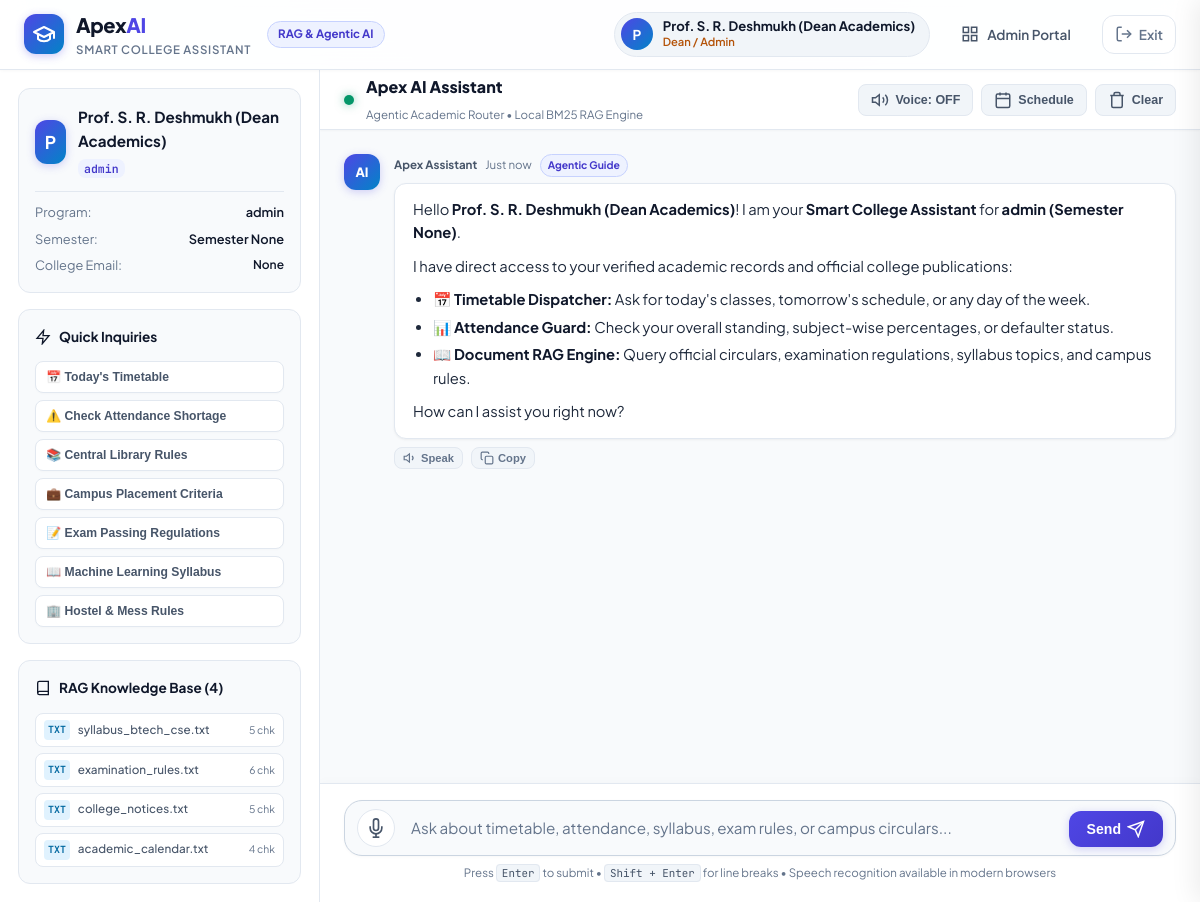
The page /chat (signed in) on the database its author committed.
### tables this page shows
CREATE TABLE uploaded_documents (
                id INTEGER PRIMARY KEY AUTOINCREMENT,
                filename TEXT NOT NULL,
                original_name TEXT NOT NULL,
                file_type TEXT NOT NULL,
                file_size INTEGER NOT NULL,
                upload_date TEXT NOT NULL,
                chunk_count INTEGER NOT NULL DEFAULT 0
            );

### app.py (the view)
@app.route("/chat")
@login_required
def chat_dashboard():
    student_id = session.get("user_id")
    role = session.get("role")
    attendance_data = None
    timetable_data = None
    if role == "student":
        attendance_data = get_student_attendance(student_id)
        timetable_data = get_timetable_for_student(student_id)
    documents = list_all_documents()
    return render_template(
        "chat.html",
        attendance=attendance_data,
        timetable=timetable_data,
        documents=documents
    )

### app.py (called while the page is built)
def login_required(f):
    @wraps(f)
    def decorated_function(*args, **kwargs):
        if "user_id" not in session:
            flash("Please sign in to access the Smart College Assistant.", "warning")
            return redirect(url_for("login"))
        return f(*args, **kwargs)
    return decorated_function

@app.context_processor
def inject_user_context():
    return {
        "current_user": {
            "is_authenticated": "user_id" in session,
            "id": session.get("user_id"),
            "name": session.get("name"),
            "role": session.get("role"),
            "class_name": session.get("class_name"),
            "semester": session.get("semester"),
            "email": session.get("email")
        }
    }

### database/db.py (called while the page is built)
@contextmanager
def get_db():
    conn = sqlite3.connect(Config.DATABASE_PATH)
    conn.row_factory = sqlite3.Row
    conn.execute("PRAGMA foreign_keys = ON")
    try:
        yield conn
    finally:
        conn.close()

### services/document_service.py (called while the page is built)
def list_all_documents():
    with get_db() as conn:
        cursor = conn.cursor()
        cursor.execute("""
            SELECT id, filename, original_name, file_type, file_size, upload_date, chunk_count
            FROM uploaded_documents
            ORDER BY id DESC
        """)
        return [dict(r) for r in cursor.fetchall()]

### templates/chat.html (shortened to what this page needs)
{% extends "base.html" %}
{% block content %}
<div class="chat-layout">
    <aside class="chat-sidebar">
        <div class="sidebar-card student-card">
            <div class="student-card-header">
                <div class="student-avatar">{{ current_user.name[:1] | upper }}</div>
                <div class="student-meta">
                    <h3 class="student-name">{{ current_user.name }}</h3>
                    <span class="student-id-tag">{{ current_user.id }}</span>
                </div>
            </div>
            <div class="student-card-details">
                <div class="detail-row">
                    <span class="detail-label">Program:</span>
                    <span class="detail-val">{{ current_user.class_name }}</span>
                </div>
                <div class="detail-row">
                    <span class="detail-label">Semester:</span>
                    <span class="detail-val">Semester {{ current_user.semester }}</span>
                </div>
                <div class="detail-row">
                    <span class="detail-label">College Email:</span>
                    <span class="detail-val email-text">{{ current_user.email }}</span>
                </div>
            </div>
        </div>
        <div class="sidebar-card prompts-card">
            <div class="sidebar-card-title">
                <div class="title-with-icon">
                    <svg width="16" height="16" viewBox="0 0 24 24" fill="none" stroke="currentColor" stroke-width="2">
                        <polygon points="13 2 3 14 12 14 11 22 21 10 12 10 13 2"></polygon>
                    </svg>
                    <span>Quick Inquiries</span>
                </div>
            </div>
            <div class="prompt-chips">
                <button type="button" class="prompt-chip" onclick="sendQuickPrompt('What is my timetable for today?')">
                    📅 Today's Timetable
                </button>
                <button type="button" class="prompt-chip" onclick="sendQuickPrompt('Do I have any low attendance subjects or shortage?')">
                    ⚠️ Check Attendance Shortage
                </button>
                <button type="button" class="prompt-chip" onclick="sendQuickPrompt('What are the central library timings and book borrowing rules?')">
                    📚 Central Library Rules
                </button>
                <button type="button" class="prompt-chip" onclick="sendQuickPrompt('What are the campus placement eligibility criteria for 2026?')">
                    💼 Campus Placement Criteria
                </button>
                <button type="button" class="prompt-chip" onclick="sendQuickPrompt('What are the examination rules and passing criteria?')">
                    📝 Exam Passing Regulations
                </button>
                <button type="button" class="prompt-chip" onclick="sendQuickPrompt('Explain the Machine Learning course syllabus and lab work')">
                    📖 Machine Learning Syllabus
                </button>
                <button type="button" class="prompt-chip" onclick="sendQuickPrompt('What are the hostel curfew timings and mess schedule?')">
                    🏢 Hostel & Mess Rules
                </button>
            </div>
        </div>
        <div class="sidebar-card docs-card">
            <div class="sidebar-card-title">
                <div class="title-with-icon">
                    <svg width="16" height="16" viewBox="0 0 24 24" fill="none" stroke="currentColor" stroke-width="2">
                        <path d="M4 19.5A2.5 2.5 0 0 1 6.5 17H20"></path>
                        <path d="M6.5 2H20v20H6.5A2.5 2.5 0 0 1 4 19.5v-15A2.5 2.5 0 0 1 6.5 2z"></path>
                    </svg>
                    <span>RAG Knowledge Base ({{ documents | length }})</span>
                </div>
            </div>
            <div class="doc-list-compact">
                {% for doc in documents %}
                <div class="doc-item-compact" onclick="sendQuickPrompt('Summarize key points from {{ doc.filename }}')">
                    <span class="doc-badge">{{ doc.file_type }}</span>
                    <span class="doc-title" title="{{ doc.original_name }}">{{ doc.original_name }}</span>
                    <span class="doc-chunks">{{ doc.chunk_count }} chk</span>
                </div>
                {% endfor %}
            </div>
        </div>
    </aside>
    <section class="chat-workspace">
        <div class="workspace-header">
            <div class="ai-status-indicator">
                <div class="status-pulse-dot"></div>
                <div class="ai-header-info">
                    <h2>Apex AI Assistant</h2>
                    <span class="ai-sub">Agentic Academic Router &bull; Local BM25 RAG Engine</span>
                </div>
            </div>
            <div class="workspace-controls">
                <button type="button" class="control-btn" id="tts-toggle-btn" onclick="toggleAudioReading()" title="Toggle voice narration">
                    <svg id="tts-icon-on" width="18" height="18" viewBox="0 0 24 24" fill="none" stroke="currentColor" stroke-width="2">
                        <polygon points="11 5 6 9 2 9 2 15 6 15 11 19 11 5"></polygon>
                        <path d="M19.07 4.93a10 10 0 0 1 0 14.14M15.54 8.46a5 5 0 0 1 0 7.07"></path>
                    </svg>
                    <span id="tts-label">Voice: OFF</span>
                </button>
                <button type="button" class="control-btn" onclick="openDrawer('timetable')" title="View timetable schedule">
                    <svg width="18" height="18" viewBox="0 0 24 24" fill="none" stroke="currentColor" stroke-width="2">
                        <rect x="3" y="4" width="18" height="18" rx="2" ry="2"></rect>
                        <line x1="16" y1="2" x2="16" y2="6"></line>
                        <line x1="8" y1="2" x2="8" y2="6"></line>
                        <line x1="3" y1="10" x2="21" y2="10"></line>
                    </svg>
                    <span>Schedule</span>
                </button>
                <button type="button" class="control-btn danger-hover" onclick="clearConversation()" title="Clear conversation history">
                    <svg width="18" height="18" viewBox="0 0 24 24" fill="none" stroke="currentColor" stroke-width="2">
                        <polyline points="3 6 5 6 21 6"></polyline>
                        <path d="M19 6v14a2 2 0 0 1-2 2H7a2 2 0 0 1-2-2V6m3 0V4a2 2 0 0 1 2-2h4a2 2 0 0 1 2 2v2"></path>
                    </svg>
                    <span>Clear</span>
                </button>
            </div>
        </div>
        <div class="chat-messages-container" id="chatMessages">
            <div class="chat-message assistant-message" id="welcome-msg">
                <div class="message-avatar">
                    <div class="bot-icon">AI</div>
                </div>
                <div class="message-content-wrapper">
                    <div class="message-header">
                        <span class="message-sender">Apex Assistant</span>
                        <span class="message-time">Just now</span>
                        <span class="source-tag system">Agentic Guide</span>
                    </div>
                    <div class="message-bubble">
                        <p>Hello <strong>{{ current_user.name }}</strong>! I am your <strong>Smart College Assistant</strong> for <strong>{{ current_user.class_name }} (Semester {{ current_user.semester }})</strong>.</p>
                        <p>I have direct access to your verified academic records and official college publications:</p>
                        <ul>
                            <li><strong>📅 Timetable Dispatcher:</strong> Ask for today's classes, tomorrow's schedule, or any day of the week.</li>
                            <li><strong>📊 Attendance Guard:</strong> Check your overall standing, subject-wise percentages, or defaulter status.</li>
                            <li><strong>📖 Document RAG Engine:</strong> Query official circulars, examination regulations, syllabus topics, and campus rules.</li>
                        </ul>
                        <p>How can I assist you right now?</p>
                    </div>
                    <div class="message-actions">
                        <button type="button" class="msg-action-btn" onclick="readMessageAudio(this)" title="Read aloud">
                            <svg width="14" height="14" viewBox="0 0 24 24" fill="none" stroke="currentColor" stroke-width="2"><polygon points="11 5 6 9 2 9 2 15 6 15 11 19 11 5"></polygon><path d="M15.54 8.46a5 5 0 0 1 0 7.07"></path></svg>
                            <span>Speak</span>
                        </button>
                        <button type="button" class="msg-action-btn" onclick="copyMessageText(this)" title="Copy text">
                            <svg width="14" height="14" viewBox="0 0 24 24" fill="none" stroke="currentColor" stroke-width="2"><rect x="9" y="9" width="13" height="13" rx="2" ry="2"></rect><path d="M5 15H4a2 2 0 0 1-2-2V4a2 2 0 0 1 2-2h9a2 2 0 0 1 2 2v1"></path></svg>
                            <span>Copy</span>
                        </button>
                    </div>
                </div>
            </div>
        </div>
        <div class="chat-input-area">
            <form id="chatForm" onsubmit="handleChatSubmit(event)" class="chat-form">
                <div class="input-bar-container">
                    <button type="button" class="voice-input-btn" id="voice-record-btn" onclick="toggleVoiceInput()" title="Voice input (Speech to Text)">
                        <svg width="20" height="20" viewBox="0 0 24 24" fill="none" stroke="currentColor" stroke-width="2">
                            <path d="M12 1a3 3 0 0 0-3 3v8a3 3 0 0 0 6 0V4a3 3 0 0 0-3-3z"></path>
                            <path d="M19 10v2a7 7 0 0 1-14 0v-2"></path>
                            <line x1="12" y1="19" x2="12" y2="23"></line>
                            <line x1="8" y1="23" x2="16" y2="23"></line>
                        </svg>
                    </button>
                    <textarea
                        name="message"
                        id="userMessageInput"
                        rows="1"
                        placeholder="Ask about timetable, attendance, syllabus, exam rules, or campus circulars..."
                        required
                        onkeydown="handleTextareaKeydown(event)"
                        oninput="autoResizeTextarea(this)"
                    ></textarea>
                    <button type="submit" class="send-message-btn" id="sendBtn" title="Send message">
                        <span>Send</span>
                        <svg width="18" height="18" viewBox="0 0 24 24" fill="none" stroke="currentColor" stroke-width="2">
                            <line x1="22" y1="2" x2="11" y2="13"></line>
                            <polygon points="22 2 15 22 11 13 2 9 22 2"></polygon>
                        </svg>
                    </button>
                </div>
            </form>
            <div class="input-helper-text">
                Press <kbd>Enter</kbd> to submit &bull; <kbd>Shift + Enter</kbd> for line breaks &bull; Speech recognition available in modern browsers
            </div>
        </div>
    </section>
</div>
{% endblock %}

### rows shown on the page
uploaded_documents: file_type "TXT", original_name "syllabus_btech_cse.txt", chunk_count "5"
uploaded_documents: file_type "TXT", original_name "examination_rules.txt", chunk_count "6"
uploaded_documents: file_type "TXT", original_name "college_notices.txt", chunk_count "5"
uploaded_documents: file_type "TXT", original_name "academic_calendar.txt", chunk_count "4"

### other values the page prints
{{ current_user.name[:1] | upper }} "P"
{{ current_user.name }} "Prof. S. R. Deshmukh (Dean Academics)"
{{ current_user.id }} "admin"
{{ current_user.class_name }} "admin"
{{ current_user.semester }} "None"
{{ current_user.email }} "None"
{{ documents | length }} "4"
